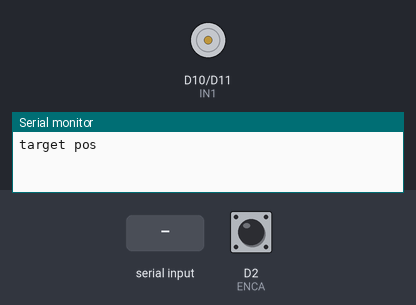
The program below on a simulated STM32 Nucleo. Shown: motor-driver pin pairs drawn as motors (green arrow = first pin HIGH = forward, orange = second pin HIGH = backward, longer = more drive, scaled by the enable pin), the last lines printed to the serial monitor. Inputs (shaded band) come from the test bench; at power-on: D2 (ENCA) HIGH.

Above: at 1.2 s.
1.3 s: "90,45,200\n" received over Serial
At 1.7 s:
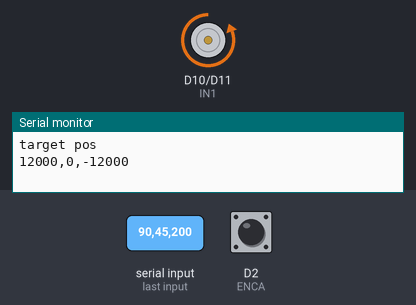
2.8 s: "90,45\n" received over Serial
At 4.0 s:
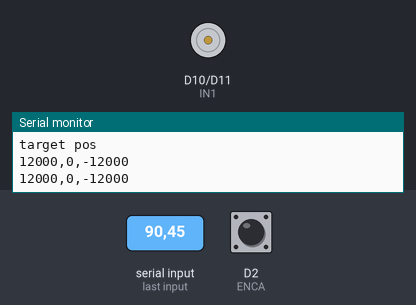
4.3 s: "30,150,10\n" received over Serial
At 5.2 s:
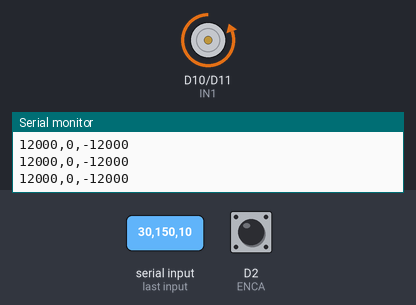
5.8 s: "30,150\n" received over Serial
At 6.3 s:
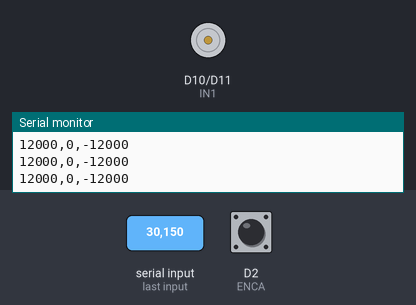
Timing chart, 0 to 8.3 s (numbered marks = the images above; inputs shaded):
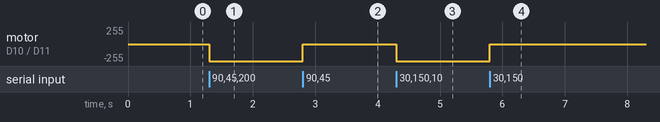

The program:

main.cpp
```cpp
#include <Arduino.h>
// This alternate version of the code does not require
// atomic.h. Instead, interrupts() and noInterrupts()
// are used. Please use this code if your
// platform does not support ATOMIC_BLOCK.

#define ENCA 2 // YELLOW
#define ENCB 3 // WHITE
#define PWM 9
#define IN2 11
#define IN1 10

volatile int posi = 0; // specify posi as volatile: https://www.arduino.cc/reference/en/language/variables/variable-scope-qualifiers/volatile/
long prevT = 0;
float eprev = 0;
float eintegral = 0;

void setMotor(int dir, int pwmVal, int pwm, int in1, int in2){
  analogWrite(pwm,pwmVal);
  if(dir == 1){
    digitalWrite(in1,HIGH);
    digitalWrite(in2,LOW);
  }
  else if(dir == -1){
    digitalWrite(in1,LOW);
    digitalWrite(in2,HIGH);
  }
  else{
    digitalWrite(in1,LOW);
    digitalWrite(in2,LOW);
  }
}

void readEncoder(){
  int b = digitalRead(ENCB);
  if(b > 0){
    posi++;
  }
  else{
    posi--;
  }
}

void setup() {
  Serial.begin(115200);
  pinMode(ENCA,INPUT);
  pinMode(ENCB,INPUT);
  attachInterrupt(digitalPinToInterrupt(ENCA),readEncoder,RISING);

  pinMode(PWM,OUTPUT);
  pinMode(IN1,OUTPUT);
  pinMode(IN2,OUTPUT);

  Serial.println("target pos");
}

void loop() {
  if (Serial.available()) {
    // set target position
    // int target = 12000;


    // // PID constants
    // float kp = 0.1;
    // float kd = 0.006;
    // float ki = 0.0;

    // PID constants
    float kp = 0.0;
    float kd = 0.0;
    float ki = 0.0;

    String data = Serial.readStringUntil('\n'); // Read data from Python

    // Define variables to store parsed PID constants
    float received_kp = 0.0;
    float received_kd = 0.0;
    float received_ki = 0.0;

    // Parse the received string and extract PID constants
    if (data.length() > 0) {
      // Split the string into individual parts based on a delimiter (e.g., comma)
      int commaIndex1 = data.indexOf(',');
      int commaIndex2 = data.indexOf(',', commaIndex1 + 1);

      if (commaIndex1 != -1 && commaIndex2 != -1) {
        // Extract substrings representing kp, kd, and ki
        String kp_str = data.substring(0, commaIndex1);
        String kd_str = data.substring(commaIndex1 + 1, commaIndex2);
        String ki_str = data.substring(commaIndex2 + 1);

        // Convert extracted substrings to float values
        received_kp = kp_str.toFloat();
        received_kd = kd_str.toFloat();
        received_ki = ki_str.toFloat();
      }
    }

    // Now, assign the received PID constants to the variables kp, kd, ki
    kp = received_kp;
    kd = received_kd;
    ki = received_ki;

    int target = 12000;


    // time difference
    long currT = micros();
    float deltaT = ((float) (currT - prevT))/( 1.0e6 );
    prevT = currT;

    // Read the position
    int pos = 0;
    noInterrupts(); // disable interrupts temporarily while reading
    pos = posi;
    interrupts(); // turn interrupts back on

    // error
    int e = pos - target;

    // derivative
    float dedt = (e-eprev)/(deltaT);

    // integral
    eintegral = eintegral + e*deltaT;

    // control signal
    float u = kp*e + kd*dedt + ki*eintegral;

    // motor power
    float pwr = fabs(u);
    if( pwr > 255 ){
      pwr = 255;
    }

    // motor direction
    int dir = 1;
    if(u<0){
      dir = -1;
    }

    // signal the motor
    setMotor(dir,pwr,PWM,IN1,IN2);


    // store previous error
    eprev = e;

    Serial.print(target);
    Serial.print(",");
    Serial.print(pos);
    Serial.print(",");
    Serial.print(e);
    Serial.println();
  }
}
```

Measured:
- after the input at 1.3 s, motor on D10 (IN1) / D11 (IN2): stopped → backward 255/255 at once
- after the input at 2.8 s, motor on D10 (IN1) / D11 (IN2): backward 255/255 → stopped at once
- after the input at 4.3 s, motor on D10 (IN1) / D11 (IN2): stopped → backward 255/255 at once
- after the input at 5.8 s, motor on D10 (IN1) / D11 (IN2): backward 255/255 → stopped at once
